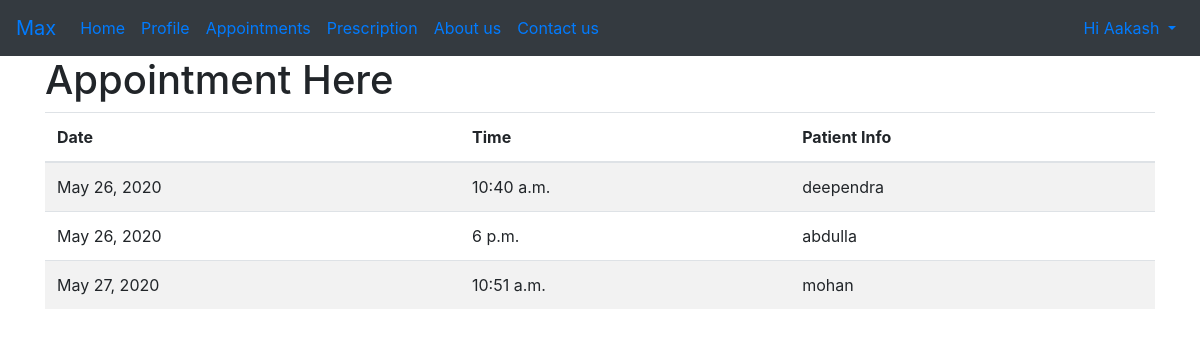
The page /doctor/ (signed in) on the database its author committed.
### Hospital/models.py (models this page shows, shortened)
class Appointment(models.Model):
    patient = models.ForeignKey(Patient, null=True, on_delete=models.CASCADE)
    doctor = models.ForeignKey(Doctor , null=True, on_delete=models.CASCADE)
    date = models.DateField(auto_now_add=True, null=True)
    time = models.TimeField(null=True)
    STATUS = [
        ('Pending', 'Pending'),
        ('Approved', 'Approved'),
    ]
    status = models.CharField(max_length=20, choices=STATUS, default='Pending')
    message = models.CharField(max_length=1000 , default="Pending Approval")

class Patient(models.Model):
    BLOOD = [
        ('A+', 'A+'),
        ('A-', 'A-'),
        ('B+', 'B-'),
        ('O+', 'O-'),
        ('AB+', 'AB-')
    ]
    id = models.AutoField(primary_key=True, null=False)
    user = models.OneToOneField(User,on_delete=models.CASCADE, null=True)
    name = models.CharField(max_length=200, null=True, blank=True)
    email = models.CharField(max_length=100 , null=True, blank=True)
    Phone = models.CharField(max_length=100 , null=True, blank=True)
    gender = models.CharField(max_length=100 , null=True, blank=True)
    age = models.PositiveIntegerField(null=True, blank=True)
    address = models.CharField(max_length=500 , null=True, blank=True)
    bloodGroup = models.CharField(max_length=5, null=True, blank=True, choices=BLOOD)
    outstanding = models.PositiveIntegerField(default=0)
    paid = models.PositiveIntegerField(default=0)
    casepaper = models.PositiveIntegerField(default=0)
    date = models.DateField(auto_now_add=True, null=True)
    def __str__(self):
        return self.user.username

### Hospital/decorators.py (the view)
        def wrapper_func(request, *args, **kwargs):
            group = None
            if request.user.groups.exists():
                group = request.user.groups.all()[0].name
            if group in allowed_roles:
                return view_func(request, *args, **kwargs)
            else:
                return HttpResponse('You are not authorized for this action!')

### Hospital/views.py (called while the page is built)
@login_required(login_url='login')
@allowed_users(allowed_roles=['doctor'])
def doctorAppointment(request):
    doctor = request.user.doctor
    appointment = doctor.appointment_set.all()
    context = {
        'appointment': appointment
    }
    return render(request, 'Hospital/doctor_appointment.html', context)

### templates/Hospital/doctor_appointment.html
{% extends 'Hospital/base.html' %}
{% block body %}
<h1>Appointment Here</h1>
<table class="table table-striped">
    <thead>
        <tr>
            <th scope="col">Date</th>
            <th scope="col">Time</th>
            <th scope="col">Patient Info</th>
        </tr>
    </thead>
    <tbody>
        {% for item in appointment %}
        <tr>
            <td>{{item.date}}</td>
            <td>{{item.time}}</td>
            <td>{{item.patient}}</td>
        </tr>
        {% endfor %}
    </tbody>
</table>
{% endblock body %}

### templates/Hospital/base.html (shortened to what this page needs)
<!doctype html>
<html lang="en">
<head>
    <link rel="stylesheet" href="https://stackpath.bootstrapcdn.com/bootstrap/4.5.0/css/bootstrap.min.css"
>
</head>
<body>
    <nav class="navbar navbar-expand-lg navbar-primary bg-dark">
        <a class="navbar-brand" href="/">Max</a>
        <div class="collapse navbar-collapse" id="navbarSupportedContent">
          <ul class="navbar-nav mr-auto">
            <li class="nav-item">
              <a class="nav-link" href="">Home</a>
            </li>
            {% if request.user.doctor %}
            <li class="nav-item">
              <a class="nav-link" href="">Profile</a>
            </li>
            <li class="nav-item">
              <a class="nav-link" href="/doctor/">Appointments</a>
            </li>
            <li class="nav-item">
              <a class="nav-link" href="/doctor/prescription/">Prescription</a>
            </li>
            {% elif request.user.HR %}
            <li class="nav-item">
              <a class="nav-link" href="">Dashboard</a>
            </li>
            {% elif request.user.Receptionist %}
            <li class="nav-item">
              <a class="nav-link" href="">Dashboard</a>
            </li>
            {% endif %}
            <li class="nav-item">
              <a class="nav-link" href="">About us</a>
            </li>
          <li class="nav-item">
            <a class="nav-link" href="">Contact us</a>
          </li>
           </ul>
        <ul class="navbar-nav">
          {% if request.user.is_authenticated %}
           <li class="nav-item dropdown">
              <a class="nav-link dropdown-toggle" href="#" id="navbarDropdown" role="button" data-toggle="dropdown" aria-haspopup="true" aria-expanded="false">
                <span>Hi {{ request.user|capfirst }}</span>
              </a>
            </li>
            {% else %}
            <li class="nav-item">
              <a class="nav-link" href="/login"><i class="far fa-user fa-lg"></i></a>
            </li>
            </ul>
          {% endif %}
        </div>
      </nav>
    <div class="container">
        {% block body %}
        {% endblock body %}
    </div>
</body>
</html>

### rows shown on the page
Appointment: date "May 26, 2020", time "10:40 a.m.", patient "deependra"
Appointment: date "May 26, 2020", time "6 p.m.", patient "abdulla"
Appointment: date "May 27, 2020", time "10:51 a.m.", patient "mohan"

### other values the page prints
{{ request.user|capfirst }} "Aakash"
